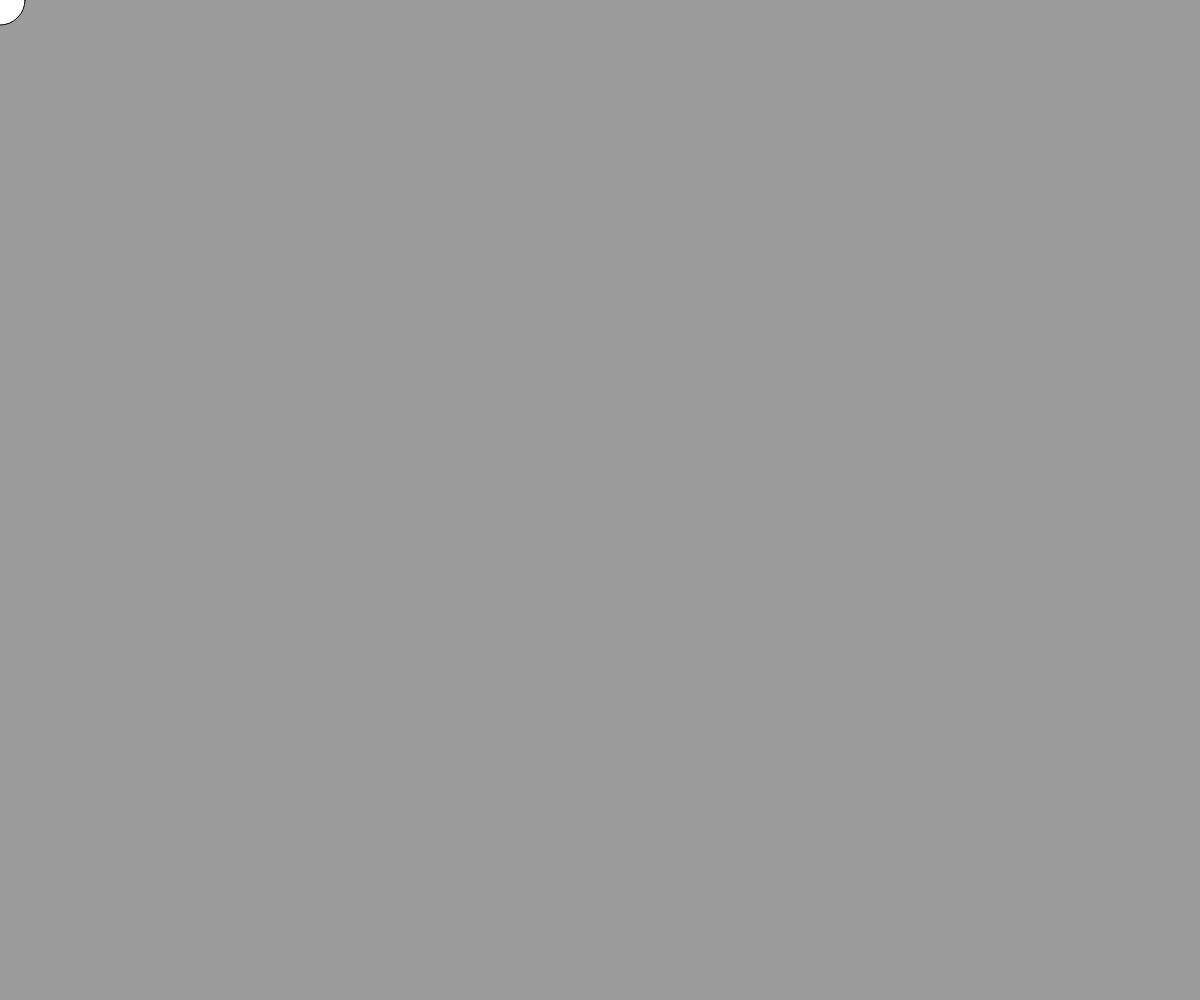
Frame 1 (no input)
Frame 60 (no input): identical to frame 1, image omitted
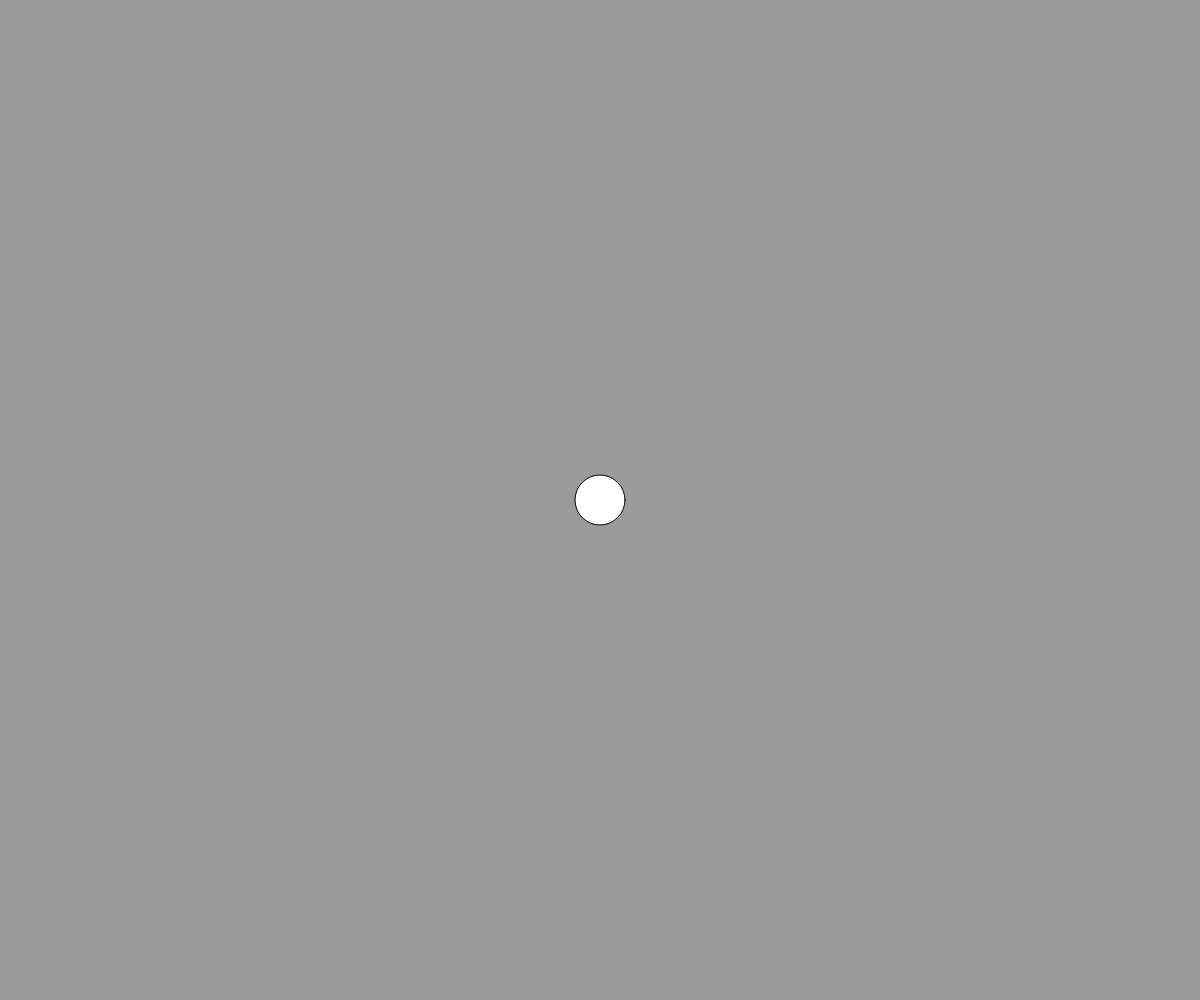
Frame 120 (the mouse pressed at the canvas centre since frame 60)

The p5.js sketch that drew these frames (run headless with seeded random() and noise() and a simulated clock; from frame 60 on, the mouse is pressed at the canvas centre):

// p5.js sketch
// ── sketch.js
function setup() {
  createCanvas(window.innerWidth, window.innerHeight);
}

function draw() {
  background(155);
  ellipse(mouseX, mouseY, 50, 50);
}
